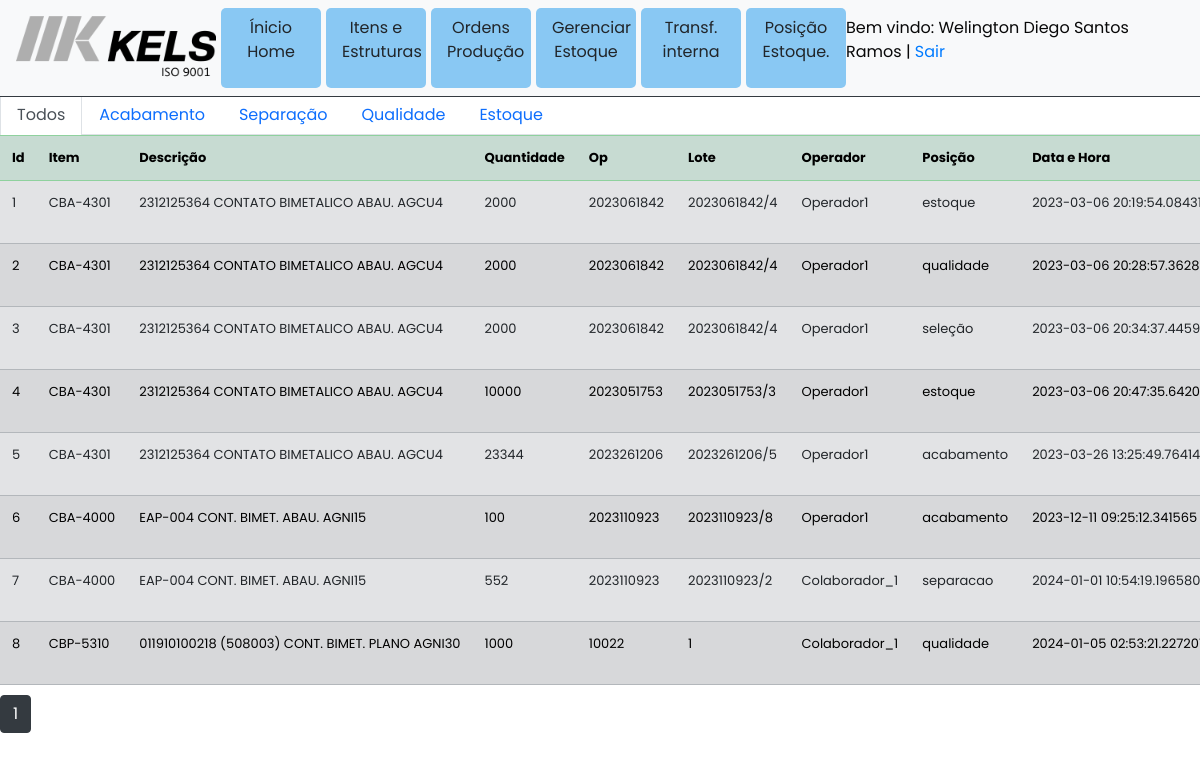
The page /posicoes_estoque (signed in) on the database its author committed.
### models/models.py (models this page shows, shortened)
class User(db.Model, UserMixin):
    __tablename__ = "users"
    id = db.Column(db.Integer, primary_key=True)
    email = db.Column(db.String(50), unique=True, nullable=False)
    password = db.Column(db.String(100), nullable=False)
    name = db.Column(db.String(100), nullable=False)

class Saldo_por_posicao(db.Model):
    __tablename__ = "saldo_por_posicao"
    id = db.Column(db.Integer, primary_key=True)
    item = db.Column(db.String(50))
    descricao = db.Column(db.String(255))
    quantidade = db.Column(db.Integer)
    op = db.Column(db.String(50))
    lote = db.Column(db.String(50))
    operador = db.Column(db.String(50))
    posicao = db.Column(db.String(50))
    data_hora = db.Column(db.DateTime)

### app.py (the view)
@app.route('/posicoes_estoque', methods=['GET', 'POST'])
def posicoes_estoque():
    if not current_user.is_authenticated:
        return redirect( url_for('login'))
    page = request.args.get('page', 1, type=int)
    dados = Saldo_por_posicao.query.paginate(page=page,per_page=20)
    return  render_template('posicoes_estoque2.html',  posicoes = dados)

### app.py (called while the page is built)
@login_manager.user_loader
def load_user(user_id):
    return User.query.get(user_id)

### templates/posicoes_estoque2.html (shortened to what this page needs)
{% extends 'base.html' %}
{% block body %}
<div class="posições">
  <h2 class="d-flex justify-content-center mt-2"><strong>Consulta de saldo de produto acabado</strong></h2>
  <ul class="nav nav-tabs">
    <li class="nav-item">
      <a class="nav-link active" href="#aba1" data-bs-toggle="tab">Todos</a>
    </li>
    <li class="nav-item">
      <a class="nav-link" href="#aba2" data-bs-toggle="tab">Acabamento</a>
    </li>
    <li class="nav-item">
      <a class="nav-link" href="#aba3" data-bs-toggle="tab">Separação</a>
    </li>
    <li class="nav-item">
      <a class="nav-link" href="#aba4" data-bs-toggle="tab">Qualidade</a>
    </li>
    <li class="nav-item">
      <a class="nav-link" href="#aba5" data-bs-toggle="tab">Estoque</a>
    </li>
  </ul>
  <div class="tab-content">
    <div class="tab-pane active" id="aba1">
      <div class="row">
        <div class="col">
            <div class="table-responsive container_table">
                <table class="table table table-striped table-secondary">
                    <tr class="table-success">
                        <th>Id</th>
                        <th>Item</th>
                        <th>Descrição</th>
                        <th>Quantidade</th>
                        <th>Op</th>
                        <th>Lote</th>
                        <th>Operador</th>
                        <th>Posição</th>
                        <th>Data e Hora</th>
                    </tr>
                    {% for row in posicoes.items %}
                    <tr>
                        <td>{{row.id}}</td>
                        <td>{{row.item}}</td>
                        <td>{{row.descricao}}</td>
                        <td>{{row.quantidade}}</td>
                        <td>{{row.op}}</td>
                        <td>{{row.lote}}</td>
                        <td>{{row.operador}}</td>
                        <td>{{row.posicao}}</td>
                        <td>{{row.data_hora}}</td>
                    </tr>
                    {% endfor %}
                </table>
            </div>
            {% for page_num in posicoes.iter_pages(left_edge=1, right_edge=1,
                left_current=1, right_current=2) %} {% if page_num %} {% if posicoes.page ==
                page_num %}
                <a
                  class="btn btn-dark mb-4"
                  href="{{ url_for('lista_movimento', page=page_num) }}"
                  >{{ page_num }}</a
                >
                {% else %}
                <a
                  class="btn btn-outline-dark mb-4"
                  href="{{ url_for('lista_movimento', page=page_num) }}"
                  >{{ page_num }}</a
                >
                {% endif %} {% else %} ... {% endif %} {% endfor %}
        </div>
    </div>
    </div>
  </div>
</div>
  {% endblock %}

### templates/header.html (shortened to what this page needs)
{% extends 'base.html' %}
{% block body %}
<div class="container">
<nav class="navbar navbar-expand-lg  navbar-light bg-light w-100 fixed-top header  border-bottom border-2 border-dark">
  <img src="{{ url_for('static', filename='images/logo-iso.png')}}" width = 200 alt="logo">
    <div class="collapse navbar-collapse" id="navbarTogglerDemo03">
          <a class="nav-link card-menu text-center" href="{{url_for('index')}}"> Ínicio Home</a>
          <a class="nav-link card-menu text-center" href="{{ url_for('itens')}}">Itens e Estruturas</a>
          <a class="nav-link card-menu text-center" href="{{ url_for('ordens_producao_visual')}}">Ordens Produção</a>
          <a class="nav-link card-menu text-center" href="{{ url_for('gerenciar_estoque')}}">Gerenciar Estoque</a>
          <a class="nav-link card-menu text-center" href="{{ url_for('posicoes_estoque')}}">Transf. interna</a>
          <a class="nav-link card-menu text-center" href="{{ url_for('posicoes_estoque_omie')}}">Posição Estoque.</a>
    </div>
    <div class="usuario"><p> Bem vindo: {{ current_user.name }} | <a href="/logout">Sair</a> </p></div>
  </nav>
</div>
{% endblock %}

### static/style.css (style rules this page uses)
* { margin: 0; padding: 0; box-sizing: border-box; font-family: "Poppins", sans-serif; }
body { background: #F6F9FF; height: 100vh; width: 100%; display: flex; justify-content: center; align-items: center; flex-direction: column; color: #434343; font-size: 16px; }
.header { top: 0; }
table { white-space: nowrap; font-size: 13px; }
.container_table { overflow-x: auto; height: 70vh; }
.usuario { color: #080808; }
.posições { height: 90vh; width: 100%; }
.card-menu { width: 100px; height: 80px; background: rgb(137, 200, 243); border-radius: 5px; margin-left: 5px; }

### rows shown on the page
User: name "Welington Diego Santos Ramos"
Saldo_por_posicao: id "1", item "CBA-4301", descricao "2312125364 CONTATO BIMETALICO ABAU. AGCU4", quantidade "2000", op "2023061842", lote "2023061842/4", operador "Operador1", posicao "estoque", data_hora "2023-03-06…"
Saldo_por_posicao: id "2", item "CBA-4301", descricao "2312125364 CONTATO BIMETALICO ABAU. AGCU4", quantidade "2000", op "2023061842", lote "2023061842/4", operador "Operador1", posicao "qualidade", data_hora "2023-03-06…"
Saldo_por_posicao: id "3", item "CBA-4301", descricao "2312125364 CONTATO BIMETALICO ABAU. AGCU4", quantidade "2000", op "2023061842", lote "2023061842/4", operador "Operador1", posicao "seleção", data_hora "2023-03-06…"
Saldo_por_posicao: id "4", item "CBA-4301", descricao "2312125364 CONTATO BIMETALICO ABAU. AGCU4", quantidade "10000", op "2023051753", lote "2023051753/3", operador "Operador1", posicao "estoque", data_hora "2023-03-06…"
Saldo_por_posicao: id "5", item "CBA-4301", descricao "2312125364 CONTATO BIMETALICO ABAU. AGCU4", quantidade "23344", op "2023261206", lote "2023261206/5", operador "Operador1", posicao "acabamento", data_hora "2023-03-26…"
Saldo_por_posicao: id "6", item "CBA-4000", descricao "EAP-004 CONT. BIMET. ABAU. AGNI15", quantidade "100", op "2023110923", lote "2023110923/8", operador "Operador1", posicao "acabamento", data_hora "2023-12-11 09:25:12.341565"
Saldo_por_posicao: id "7", item "CBA-4000", descricao "EAP-004 CONT. BIMET. ABAU. AGNI15", quantidade "552", op "2023110923", lote "2023110923/2", operador "Colaborador_1", posicao "separacao", data_hora "2024-01-01 10:54:19.196580"
Saldo_por_posicao: id "8", item "CBP-5310", descricao "011910100218 (508003) CONT. BIMET. PLANO AGNI30", quantidade "1000", op "10022", lote "1", operador "Colaborador_1", posicao "qualidade", data_hora "2024-01-05…"

### other values the page prints
{{ page_num }} "1"
